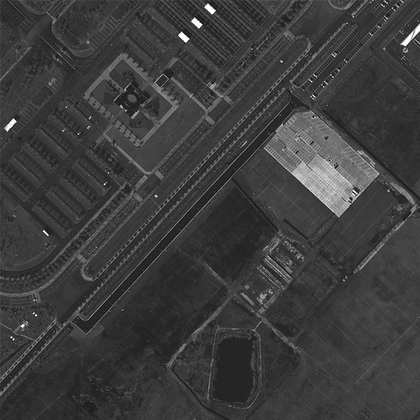
%> input picture airport.tif, 420 x 420 px, shrunk from 540 x 540 before the run
$ octave Canny.m   (GNU Octave 9; MATLAB toolbox functions it lacks are replaced by stand-ins)
%> lines starting %> are read from the running program, lines starting %| are printed output that depends on the picture
clc
close all
clear
% loading image
img = imread('airport.tif');
%> img is the input picture: size 420x420 uint8; min 0, max 255, mean 60.8
img = double(img);
%> img: size 420x420 double
[m,n] = size(img);
%> m = 420; n = 420
filt = [1,2,1;2,4,2;1,2,1]/16;
img_f = img;
% filtering image
for i = 2:m-1
    for j = 2:n-1
        t = img(i-1:i+1,j-1:j+1).*filt;
        img_f(i,j) = sum(t(:));
    end
end
s = [1,2,1;0,0,0;-1,-2,-1];
gx = img_f;
gy = img_f;
% calculating gradient
for i = 2:m-1
    for j = 2:n-1
        t1 = img_f(i-1:i+1,j-1:j+1).*s;
        t2 = img_f(i-1:i+1,j-1:j+1).*s';
        % gradient in x direction
        gx(i,j) = sum(t1(:));
        % gradient in y direction
        gy(i,j) = sum(t2(:));
    end
end
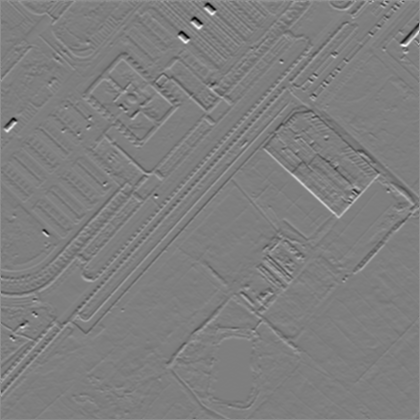
%> gx: size 420x420 double; min -543.6, max 548.9, mean 0.8; drawn with min black and max white
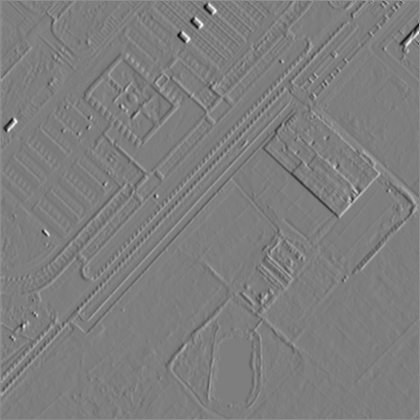
%> gy: size 420x420 double; min -538.8, max 547.6, mean 0.6; drawn with min black and max white
mag = sqrt(gx.^2 + gy.^2);
% direction of gradient
direct = atan2d(gy,gx)+180;
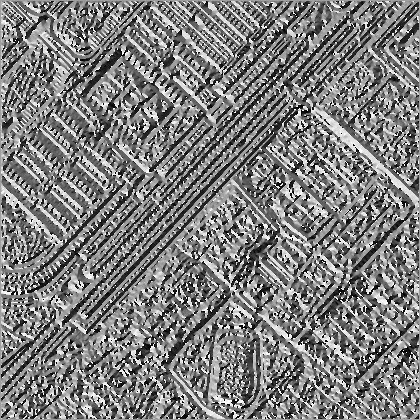
%> direct: size 420x420 double; min 0.029, max 360, mean 178.2; drawn with min black and max white
% making non-maximum suppressed image
img_nms = zeros(m,n);
for i = 2:m-1
    for j = 2:n-1
        % 0 and 180 degrees direction
        if (direct(i,j) > 0 && direct(i,j) <= 22.5) || (direct(i,j) > 157.5 && direct(i,j) <= 202.5)
            if mag(i,j) >= mag(i-1,j) && mag(i,j) >= mag(i+1,j)
                img_nms(i,j) = mag(i,j);
            end
        % 45 and 225 degrees direction
        elseif (direct(i,j) > 22.5 && direct(i,j) <= 67.5) || (direct(i,j) > 202.5 && direct(i,j) <= 247.5)
            if mag(i,j) >= mag(i-1,j-1) && mag(i,j) >= mag(i+1,j+1)
                img_nms(i,j) = mag(i,j);
            end
        % 90 and 270 degrees direction
        elseif (direct(i,j) > 67.5 && direct(i,j) <= 112.5) || (direct(i,j) > 247.5 && direct(i,j) <= 295.5)
            if mag(i,j) >= mag(i,j-1) && mag(i,j) >= mag(i,j+1)
                img_nms(i,j) = mag(i,j);
            end
        % 135 and 315 degrees direction
        else
            if mag(i,j) >= mag(i-1,j+1) && mag(i,j) >= mag(i+1,j-1)
                img_nms(i,j) = mag(i,j);
            end
        end
    end
end
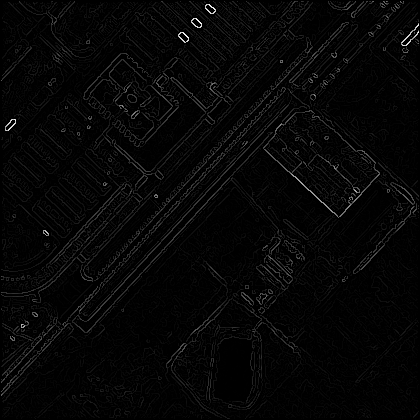
%> img_nms: size 420x420 double; min 0, max 684, mean 17.1; drawn with min black and max white
% double thresholding
th_l = 20;
th_h = 40;
img_l = img_nms>th_l;
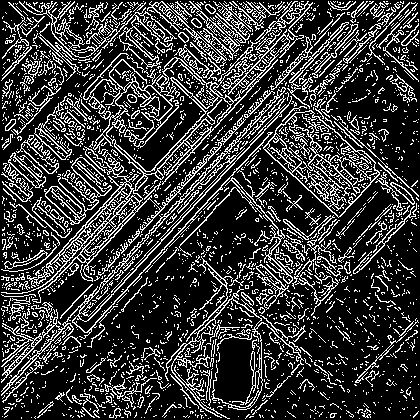
%> img_l: size 420x420 logical; 22.5% white in thin lines or dots
img_h = img_nms>th_h;
%> img_h: size 420x420 logical; 13.5% white in thin lines or dots
img_ed = zeros(m,n);
% linking edges
for i = 1:m
    for j = 1:n
        if img_h(i,j)==1
            img_ed(i-1:i+1,j-1:j+1) = img_l(i-1:i+1,j-1:j+1);
        end
    end
end
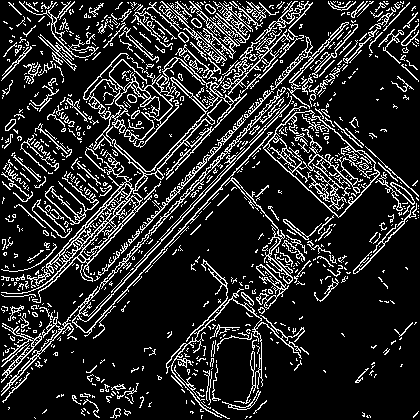
%> img_ed: size 420x420 double; values 0 (black) and 1 (white), 15.9% white in thin lines or dots
ed = edge(img,'canny');
%> ed: size 420x420 logical; 8.7% white in thin lines or dots
figure
imshow(img/255)
title('original image')
figure
imshow(mag,[])
title('magnitude image')
figure
imshow(img_nms,[])
title('nonmaxima suppressed image')
figure
imshow(img_ed)
title('final image')
figure
imshowpair(img_ed,ed,'montage')
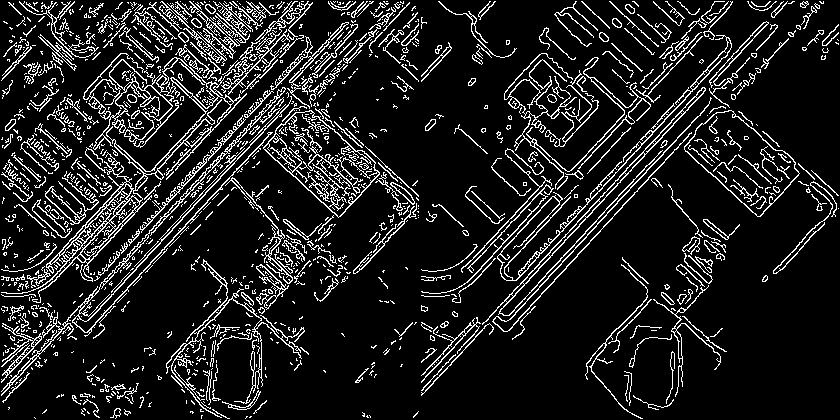
%> displayed picture: size 420x840, on the screen's scale of 0 to 255; 12.3% white in thin lines or dots
title('implemented canny vs built-in function')
